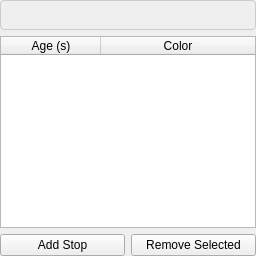
                   <widget class="QWidget" name="page">
                    <layout class="QGridLayout" name="gridLayout_22">
                     <property name="leftMargin">
                      <number>0</number>
                     </property>
                     <property name="topMargin">
                      <number>0</number>
                     </property>
                     <property name="rightMargin">
                      <number>0</number>
                     </property>
                     <property name="bottomMargin">
                      <number>0</number>
                     </property>
                     <item row="0" column="0" colspan="2">
                      <widget class="QLabel" name="particle_label_gradientPreviewAge">
                       <property name="sizePolicy">
                        <sizepolicy hsizetype="Expanding" vsizetype="Fixed">
                         <horstretch>0</horstretch>
                         <verstretch>0</verstretch>
                        </sizepolicy>
                       </property>
                       <property name="minimumSize">
                        <size>
                         <width>40</width>
                         <height>30</height>
                        </size>
                       </property>
                       <property name="styleSheet">
                        <string notr="true">border: 1px solid #ccc;
    border-radius: 4px;</string>
                       </property>
                       <property name="text">
                        <string/>
                       </property>
                      </widget>
                     </item>
                     <item row="1" column="0" colspan="2">
                      <widget class="QTableWidget" name="particle_table_colorStopsAge">
                       <property name="dragEnabled">
                        <bool>true</bool>
                       </property>
                       <property name="alternatingRowColors">
                        <bool>true</bool>
                       </property>
                       <property name="selectionMode">
                        <enum>QAbstractItemView::SelectionMode::SingleSelection</enum>
                       </property>
                       <property name="selectionBehavior">
                        <enum>QAbstractItemView::SelectionBehavior::SelectRows</enum>
                       </property>
                       <property name="columnCount">
                        <number>2</number>
                       </property>
                       <attribute name="horizontalHeaderShowSortIndicator" stdset="0">
                        <bool>false</bool>
                       </attribute>
                       <attribute name="horizontalHeaderStretchLastSection">
                        <bool>true</bool>
                       </attribute>
                       <attribute name="verticalHeaderStretchLastSection">
                        <bool>false</bool>
                       </attribute>
                       <column>
                        <property name="text">
                         <string>Age (s)</string>
                        </property>
                       </column>
                       <column>
                        <property name="text">
                         <string>Color</string>
                        </property>
                       </column>
                      </widget>
                     </item>
                     <item row="2" column="0">
                      <widget class="QPushButton" name="particle_btn_addStopAge">
                       <property name="text">
                        <string>Add Stop</string>
                       </property>
                      </widget>
                     </item>
                     <item row="2" column="1">
                      <widget class="QPushButton" name="particle_btn_removeStopAge">
                       <property name="text">
                        <string>Remove Selected</string>
                       </property>
                      </widget>
                     </item>
                    </layout>
                   </widget>
